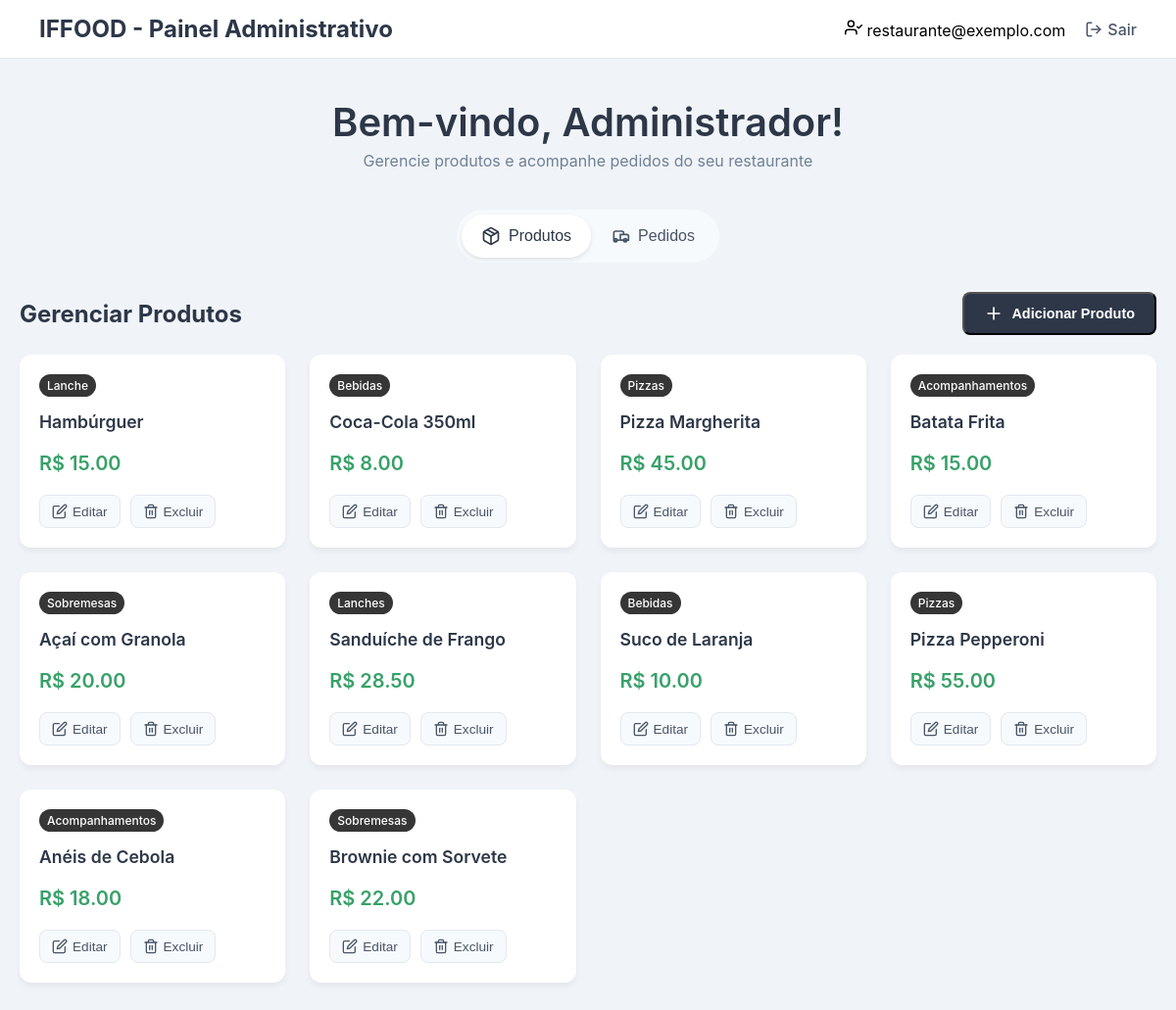
Before: / (signed in) with the older database file.
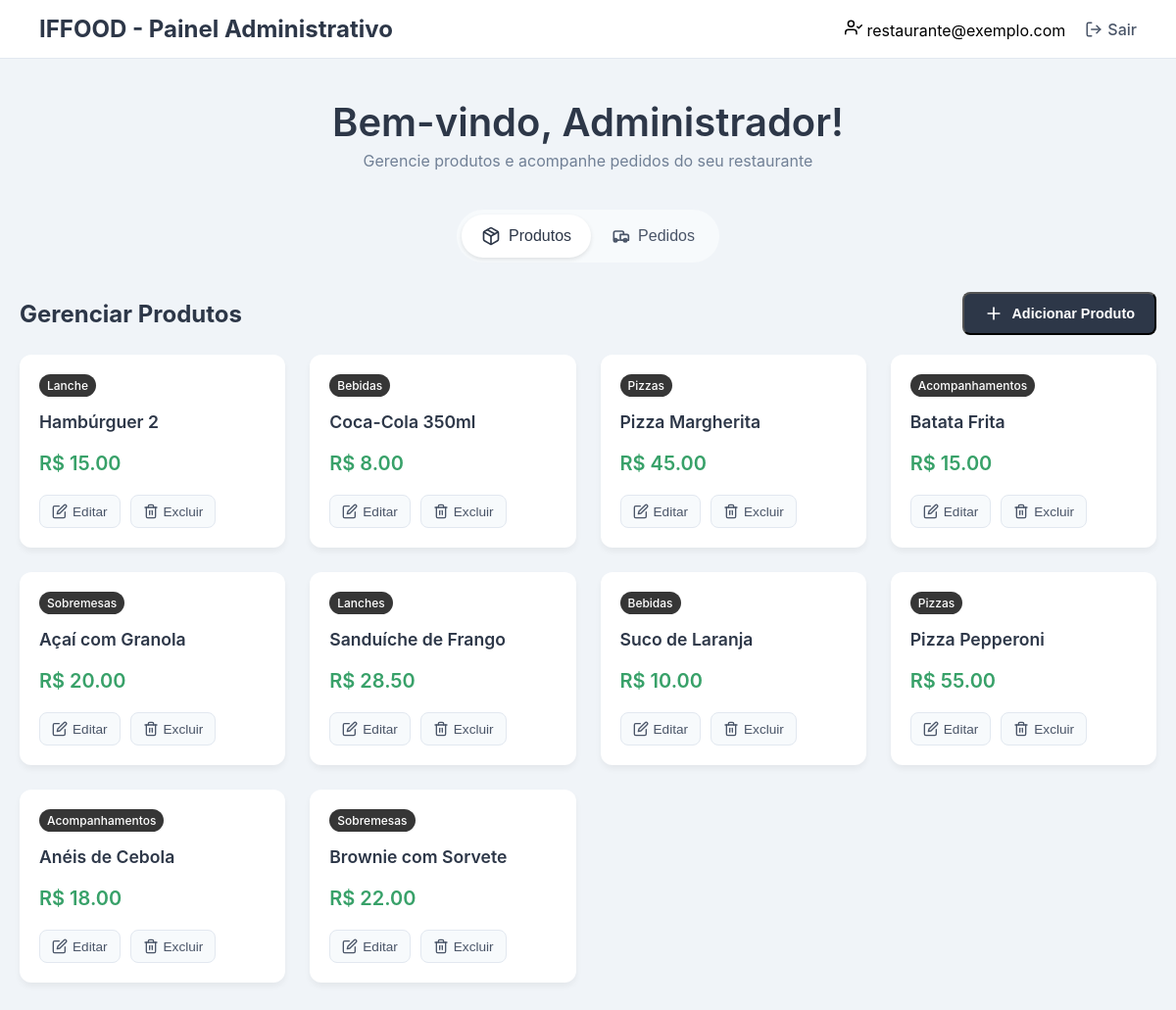
After: the same page with the newer database file.
### pedidos/models.py (models this page shows, shortened)
class Produto(models.Model):
    nome = models.CharField(max_length=255)
    preco = models.DecimalField(max_digits=10, decimal_places=2)
    categoria = models.CharField(max_length=100)

### pedidos/views.py (the view, shortened to what this page needs)
# urls.py: path('', views.home_view, name='home'),
@login_required
def home_view(request):
    if is_restaurante(request.user):
        produtos = Produto.objects.all()
        pedidos = Pedido.objects.all().order_by('-criado_em')
        context = {
            'produtos': produtos,
            'pedidos': pedidos
        }
        return render(request, 'restaurante/restaurante_home.html', context)
    return redirect('login')

### pedidos/views.py (called while the page is built)
def is_restaurante(user):
    return user.user_type == 'restaurante'

### pedidos/templates/restaurante/restaurante_home.html (shortened to what this page needs)
<!DOCTYPE html>
<html lang="pt-br">
<head>
</head>
<body>
    <header class="header">
        <div class="logo">IFFOOD - Painel Administrativo</div>
        <div class="nav-right">
            <span>
                {{ request.user.username }}
            </span>
            <a href="{% url 'logout' %}">
                Sair
            </a>
        </div>
    </header>
    <div class="container">
        <div class="welcome-section">
            <h1>Bem-vindo, Administrador!</h1>
            <p>Gerencie produtos e acompanhe pedidos do seu restaurante</p>
        </div>
        <div class="tabs-wrapper">
            <div class="tabs">
                <button class="tab-button active" id="produtos-tab">
                    Produtos
                </button>
                <button class="tab-button" id="pedidos-tab">
                    Pedidos
                </button>
            </div>
        </div>
        <div id="produtos-content" class="tab-content active">
            <div class="content-header">
                <h2>Gerenciar Produtos</h2>
                <button id="add-product-btn" class="btn-add-product">
                    <svg xmlns="http://www.w3.org/2000/svg" width="20" height="20" viewBox="0 0 24 24" fill="none" stroke="currentColor" stroke-width="2" stroke-linecap="round" stroke-linejoin="round" class="feather feather-plus"><line x1="12" y1="5" x2="12" y2="19"></line><line x1="5" y1="12" x2="19" y2="12"></line></svg>
                    Adicionar Produto
                </button>
            </div>
            <div class="products-grid" id="products-grid">
                {% for produto in produtos %}
                <div class="product-card" data-id="{{ produto.id }}">
                    <span class="category">{{ produto.categoria }}</span>
                    <h3>{{ produto.nome }}</h3>
                    <p class="price">R$ {{ produto.preco|floatformat:2 }}</p>
                    <div class="actions">
                        <button class="btn edit-btn" data-id="{{ produto.id }}">
                            Editar
                        </button>
                        <button class="btn delete-btn" data-id="{{ produto.id }}">
                            Excluir
                        </button>
                    </div>
                </div>
                {% empty %}
                <p>Nenhum produto cadastrado.</p>
                {% endfor %}
            </div>
        </div>
    </div>
</body>
</html>
</body>
</html>

Changed rows visible on the page:
changed Produto "Lanche": nome "Hambúrguer" → "Hambúrguer 2"
